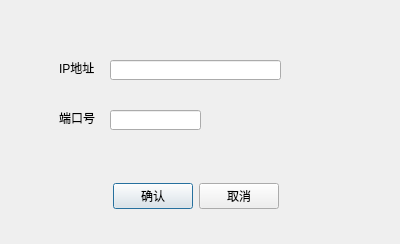
<?xml version="1.0" encoding="UTF-8"?>
<ui version="4.0">
 <class>Server_Dialog</class>
 <widget class="QDialog" name="Server_Dialog">
  <property name="geometry">
   <rect>
    <x>0</x>
    <y>0</y>
    <width>400</width>
    <height>244</height>
   </rect>
  </property>
  <property name="windowTitle">
   <string>Dialog</string>
  </property>
  <widget class="QWidget" name="layoutWidget">
   <property name="geometry">
    <rect>
     <x>20</x>
     <y>180</y>
     <width>351</width>
     <height>33</height>
    </rect>
   </property>
   <layout class="QHBoxLayout">
    <property name="spacing">
     <number>6</number>
    </property>
    <property name="leftMargin">
     <number>0</number>
    </property>
    <property name="topMargin">
     <number>0</number>
    </property>
    <property name="rightMargin">
     <number>0</number>
    </property>
    <property name="bottomMargin">
     <number>0</number>
    </property>
    <item>
     <spacer name="horizontalSpacer">
      <property name="orientation">
       <enum>Qt::Horizontal</enum>
      </property>
      <property name="sizeHint" stdset="0">
       <size>
        <width>40</width>
        <height>20</height>
       </size>
      </property>
     </spacer>
    </item>
    <item>
     <widget class="QPushButton" name="okButton">
      <property name="text">
       <string>确认</string>
      </property>
     </widget>
    </item>
    <item>
     <widget class="QPushButton" name="cancelButton">
      <property name="text">
       <string>取消</string>
      </property>
     </widget>
    </item>
    <item>
     <spacer name="horizontalSpacer_2">
      <property name="orientation">
       <enum>Qt::Horizontal</enum>
      </property>
      <property name="sizeHint" stdset="0">
       <size>
        <width>40</width>
        <height>20</height>
       </size>
      </property>
     </spacer>
    </item>
   </layout>
  </widget>
  <widget class="QWidget" name="widget" native="true">
   <property name="geometry">
    <rect>
     <x>20</x>
     <y>30</y>
     <width>321</width>
     <height>131</height>
    </rect>
   </property>
   <widget class="QWidget" name="widget_2" native="true">
    <property name="geometry">
     <rect>
      <x>30</x>
      <y>20</y>
      <width>271</width>
      <height>38</height>
     </rect>
    </property>
    <widget class="QLabel" name="label">
     <property name="geometry">
      <rect>
       <x>9</x>
       <y>10</y>
       <width>36</width>
       <height>16</height>
      </rect>
     </property>
     <property name="text">
      <string>IP地址</string>
     </property>
    </widget>
    <widget class="QLineEdit" name="ipEdit">
     <property name="geometry">
      <rect>
       <x>60</x>
       <y>10</y>
       <width>171</width>
       <height>20</height>
      </rect>
     </property>
     <property name="layoutDirection">
      <enum>Qt::LeftToRight</enum>
     </property>
     <property name="alignment">
      <set>Qt::AlignCenter</set>
     </property>
    </widget>
   </widget>
   <widget class="QWidget" name="widget_3" native="true">
    <property name="geometry">
     <rect>
      <x>30</x>
      <y>70</y>
      <width>271</width>
      <height>38</height>
     </rect>
    </property>
    <widget class="QLabel" name="label_2">
     <property name="geometry">
      <rect>
       <x>9</x>
       <y>10</y>
       <width>36</width>
       <height>16</height>
      </rect>
     </property>
     <property name="text">
      <string>端口号</string>
     </property>
    </widget>
    <widget class="QLineEdit" name="portEdit">
     <property name="geometry">
      <rect>
       <x>60</x>
       <y>10</y>
       <width>91</width>
       <height>20</height>
      </rect>
     </property>
     <property name="alignment">
      <set>Qt::AlignCenter</set>
     </property>
    </widget>
   </widget>
  </widget>
 </widget>
 <resources/>
 <connections>
  <connection>
   <sender>okButton</sender>
   <signal>clicked()</signal>
   <receiver>Server_Dialog</receiver>
   <slot>accept()</slot>
   <hints>
    <hint type="sourcelabel">
     <x>278</x>
     <y>253</y>
    </hint>
    <hint type="destinationlabel">
     <x>96</x>
     <y>254</y>
    </hint>
   </hints>
  </connection>
  <connection>
   <sender>cancelButton</sender>
   <signal>clicked()</signal>
   <receiver>Server_Dialog</receiver>
   <slot>reject()</slot>
   <hints>
    <hint type="sourcelabel">
     <x>369</x>
     <y>253</y>
    </hint>
    <hint type="destinationlabel">
     <x>179</x>
     <y>282</y>
    </hint>
   </hints>
  </connection>
 </connections>
</ui>
